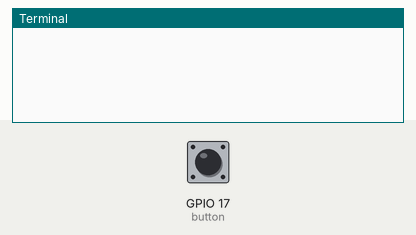
This program was run on a simulated Raspberry Pi (BCM pin numbers). Shown: the last lines printed to the terminal. The inputs (shaded band) are chosen by the test bench; at power-on: GPIO 17 (button) HIGH.

Above: at 1.2 s.
1.3 s: GPIO 17 (button) pulled LOW for 0.15 s
At 1.43 s:
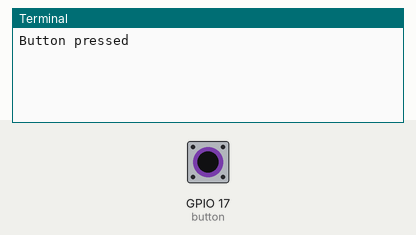
At 2.4 s:
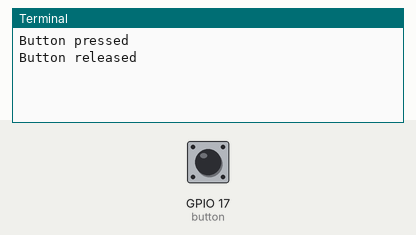

Measured:
- after the input at 1.3 s, the terminal: prints a new line at once (image 1)

The program:

button-double.py
```python
#import libraries
from gpiozero import Button
from signal import pause

#define the button
button = Button(17)

#define functions
def hello():
    print("Button pressed")

def goodbye():
    print("Button released")

#Attach functions to the button
button.when_pressed = hello
button.when_released = goodbye

#Run the code indefinitely
pause()
```
